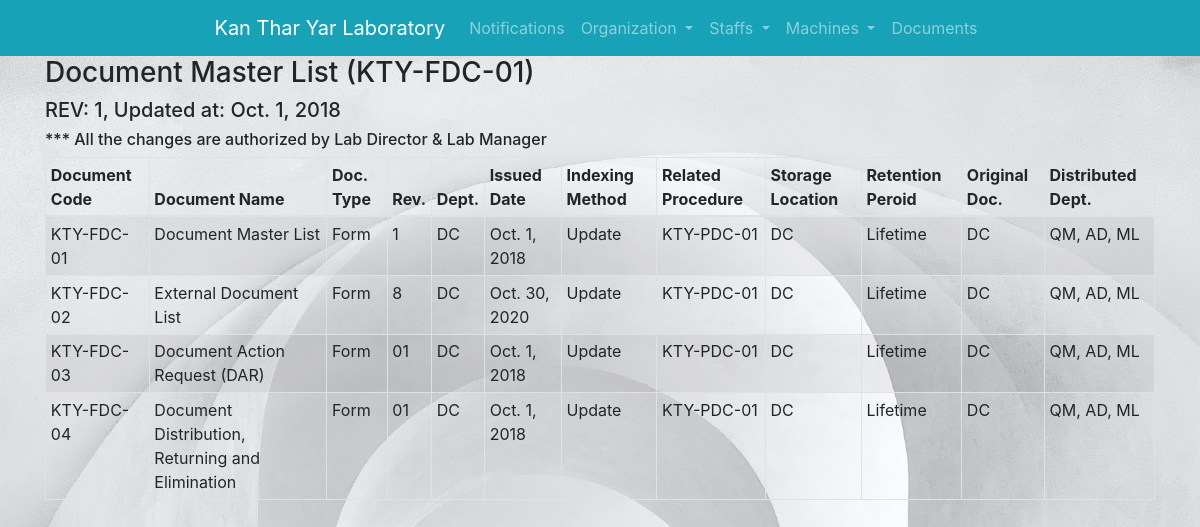
The page /documents/document_master/show_dm_print_view on the database its author committed.
### documents/models.py (models this page shows, shortened)
class documents(models.Model):
    DEPARTMENTS = (('DC', 'DC'), ('QMS', 'QMS'), ('AD', 'AD'), ('ML', 'ML'),)
    DOC_TYPES = (('Manual', 'Manual'), ('Procedure', 'Procedure'), ('Form', 'Form'), ('WI', 'WI'), ('Others', 'Others'),)
    code = models.CharField(max_length=100, blank=True, null=True)
    name = models.CharField(max_length=100, blank=True, null=True)
    type = models.CharField(max_length=100, blank=True, null=True, choices=DOC_TYPES)
    rev = models.CharField(max_length=100, blank=True, null=True)
    department = models.CharField(max_length=100, blank=True, null=True, choices=DEPARTMENTS)
    issued_date = models.DateTimeField(' in mm/dd/yyyy format (e.g. 12/31/2020)',
                                       auto_now_add=False, auto_now=False,blank=True, null=True)
    indexing_method = models.CharField(max_length=100, blank=True, null=True)
    related_procedure = models.CharField(max_length=100, blank=True, null=True)
    storage_location = models.CharField(max_length=100, blank=True, null=True)
    retention_period = models.CharField(max_length=100, blank=True, null=True)
    original_doc = models.CharField(max_length=100, blank=True, null=True)
    distributed_dept = models.CharField(max_length=100, blank=True, null=True)
    def get_date(self):
        return self.issued_date.date()

### documents/views.py (the view)
# urls.py: path('document_master/show_dm_print_view', views.show_dm_print_view,  name="show_dm_print_view"),
def show_dm_print_view(request):
    revision_no = documents.objects.get(name='Document Master List')
    document = documents.objects.all().order_by('type','code');
    return render(request, 'documents/doc_master/master_list_print.html', {'documents': document,
                                                          'revision_no': revision_no})

### documents/templates/documents/doc_master/master_list_print.html
{% extends 'base_layout.html' %}
{% block content%}
        <h3>Document Master List (KTY-FDC-01)</h3>
        <h5>REV: {{revision_no.rev}}, Updated at: {{revision_no.get_date}}</h5>
        <h6>*** All the changes are authorized by Lab Director & Lab Manager</h6>
        <table id="document_master_list" class="table table-hover table-striped table-bordered table-sm " cellspacing="0"
  width="100%">
  <thead>
    <tr>
      <th >Document Code</th>
      <th >Document Name</th>
        <th >Doc. Type</th>
        <th >Rev.</th>
        <th >Dept.</th>
        <th >Issued Date</th>
        <th >Indexing Method</th>
        <th >Related Procedure</th>
        <th >Storage Location</th>
        <th >Retention Peroid</th>
        <th >Original Doc.</th>
        <th >Distributed Dept.</th>
    </tr>
  </thead>
  <tbody>
  {% for document in documents %}
    <tr>
      <td>{{ document.code }}</td>
      <td>{{ document.name }}</td>
        <td>{{ document.type }}</td>
        <td>{{ document.rev }}</td>
        <td>{{ document.department }}</td>
        <td>{{ document.get_date }}</td>
        <td>{{ document.indexing_method }}</td>
        <td>{{ document.related_procedure }}</td>
        <td>{{ document.storage_location }}</td>
        <td>{{ document.retention_period }}</td>
        <td>{{ document.original_doc }}</td>
        <td>{{ document.distributed_dept }}</td>
    </tr>
  {% endfor %}
  </tbody>
</table>
{% endblock %}

### assets/styles.css (style rules this page uses)
body { background-color: #0f121f; background-image: url('/static/feathers.jpg'); background-repeat-y: no-repeat; background-size: cover; color: #fff; }

### rows shown on the page
documents: rev "1", get_date "Oct. 1, 2018", code "KTY-FDC-01", name "Document Master List", type "Form", department "DC", indexing_method "Update", related_procedure "KTY-PDC-01", storage_location "DC", retention_period "Lifetime", original_doc "DC", distributed_dept "QM, AD, ML"
documents: code "KTY-FDC-02", name "External Document List", type "Form", rev "8", department "DC", get_date "Oct. 30, 2020", indexing_method "Update", related_procedure "KTY-PDC-01", storage_location "DC", retention_period "Lifetime", original_doc "DC", distributed_dept "QM, AD, ML"
documents: code "KTY-FDC-03", name "Document Action Request (DAR)", type "Form", rev "01", department "DC", get_date "Oct. 1, 2018", indexing_method "Update", related_procedure "KTY-PDC-01", storage_location "DC", retention_period "Lifetime", original_doc "DC", distributed_dept "QM, AD, ML"
documents: code "KTY-FDC-04", name "Document Distribution, Returning and Elimination", type "Form", rev "01", department "DC", get_date "Oct. 1, 2018", indexing_method "Update", related_procedure "KTY-PDC-01", storage_location "DC", retention_period "Lifetime", original_doc "DC", distributed_dept "QM, AD, ML"
